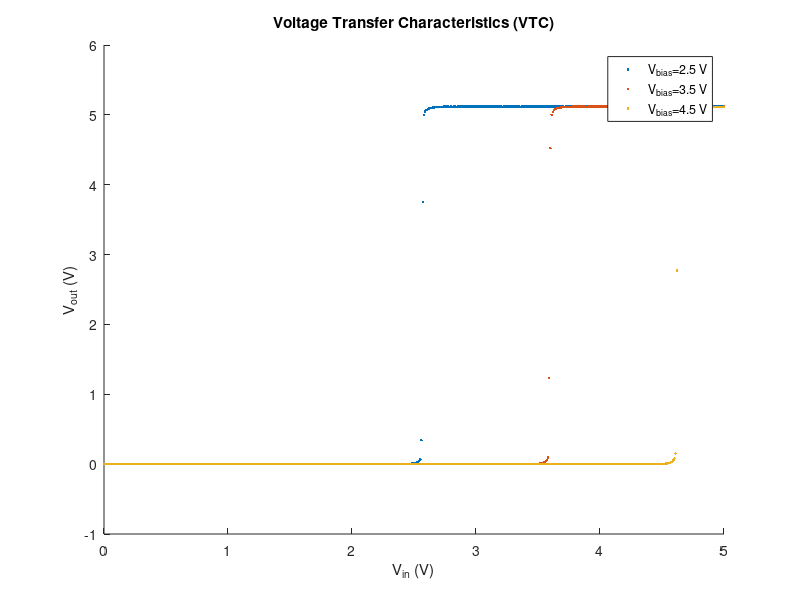
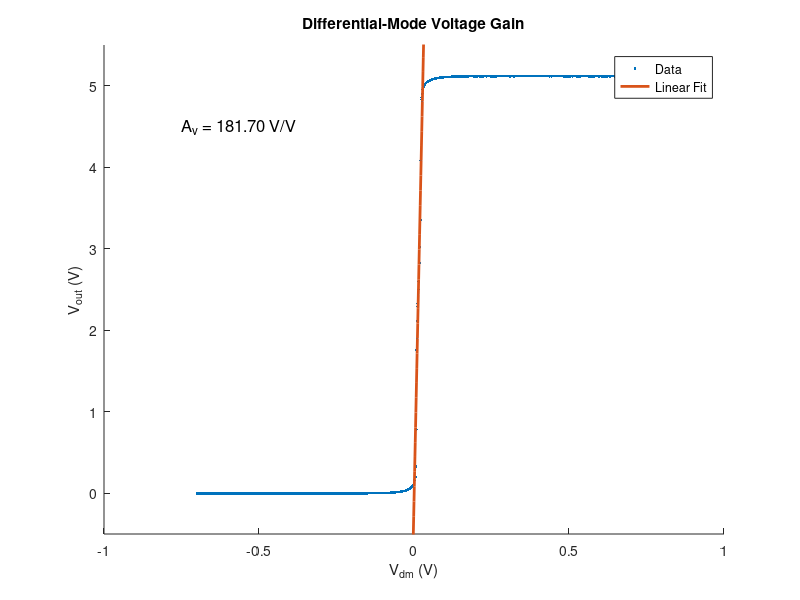
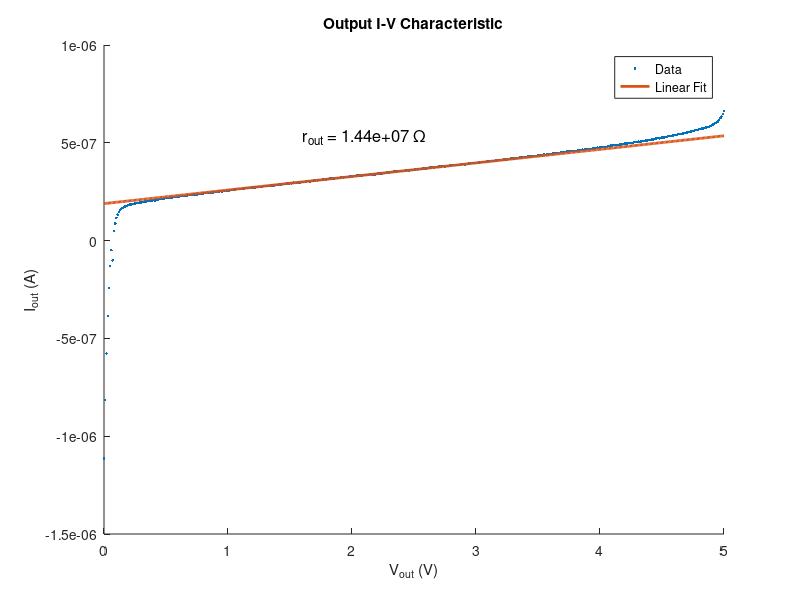
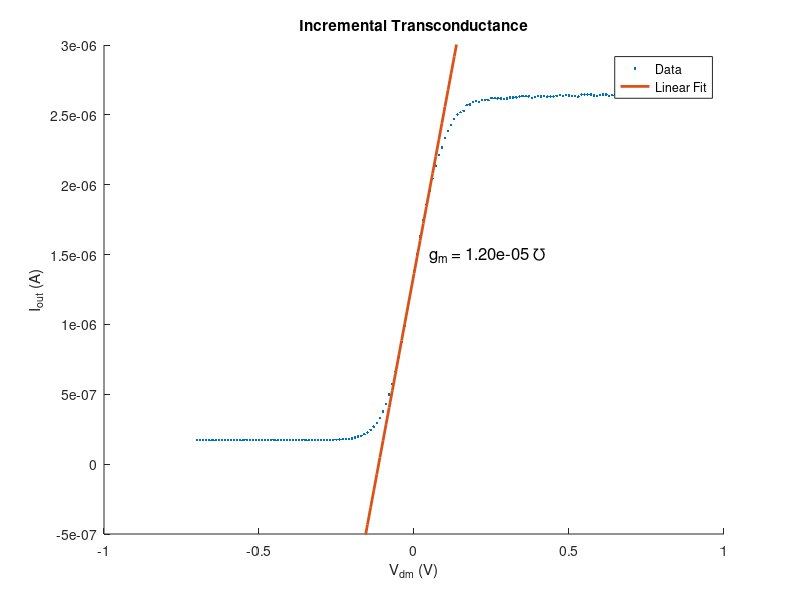

Recreate these plots in MATLAB, in order. (Note: this script raises an error after producing the figures.)
clear; close all; clc;

%% exp1
load('lab7_exp1.mat')

figure; hold on;

plot(V_in_25dV, -V_out_25dV, '.');
plot(V_in_35dV, -V_out_35dV, '.');
plot(V_in_45dV, -V_out_45dV, '.');

xlabel('V_{in} (V)');
ylabel('V_{out} (V)');
title('Voltage Transfer Characteristics (VTC)');
legend('V_{bias}=2.5 V','V_{bias}=3.5 V','V_{bias}=4.5 V','Location','best');


%% exp 2 a
load('lab7_exp2_1.mat')

figure; hold on;

Vdm = V_dm_45dV;
Vout = -V_out_45dV(1:length(Vdm));

plot(Vdm, Vout, '.');

gain = 181.704;
offset = -0.1;

fit_line = gain * Vdm + offset;
plot(Vdm, fit_line, 'LineWidth', 2);

xlabel('V_{dm} (V)');
ylabel('V_{out} (V)');
title('Differential-Mode Voltage Gain');
legend('Data','Linear Fit','Location','best');

ylim([-0.5 5.5])

text(-0.75, 4.5, sprintf('A_v = %.2f V/V', gain), 'FontSize', 12);


%% exp 2 b
load('lab7_exp2_2_v2.mat')

figure; hold on;

V = V_out_45dV;
I = I_out_45dV;

plot(V, I, '.');

idx = (V >= 1.5) & (V <= 2.5);

p = polyfit(V(idx), I(idx), 1);
slope = p(1);
r_out = 1 / slope;

fit_line = polyval(p, V);
plot(V, fit_line, 'LineWidth', 2);

xlabel('V_{out} (V)');
ylabel('I_{out} (A)');
title('Output I-V Characteristic');
legend('Data','Linear Fit','Location','best');

text(1.6, max(I)*0.8, sprintf('r_{out} = %.2e \\Omega', r_out), 'FontSize', 12);


%% exp 2 c
load('lab7_exp2_3.mat')

figure; hold on;

plot(Vdm_45dV, I_out, '.');

idx = (Vdm_45dV >= -0.06) & (Vdm_45dV <= 0.0);

p = polyfit(Vdm_45dV(idx), I_out(idx), 1);
gm = p(1);

fit_line = polyval(p, Vdm_45dV);
plot(Vdm_45dV, fit_line, 'LineWidth', 2);

xlabel('V_{dm} (V)');
ylabel('I_{out} (A)');
title('Incremental Transconductance');
legend('Data','Linear Fit','Location','best');

ylim([-0.5e-6, 3e-6])


text(0.05, 1.5*10^-6, sprintf('g_m = %.2e ℧', gm), 'FontSize', 12);

%% gain compare
Av_calc = gm * r_out;
fprintf('Gain from VTC: %.2f V/V\n', gain);
fprintf('Gain from gm*rout: %.2f V/V\n', Av_calc);


%% exp3 a 
data = readmatrix('Long Pulse\NewFile1.csv');

CH1 = data(:,2);
CH2 = data(:,3);

CH1_smooth = movmean(CH1, 5);
CH2_smooth = movmean(CH2, 5);

t0 = -6.00e-4;
dt = 1.00e-6;
t = t0 + (0:length(CH1)-1)' * dt;
t = t - t(1);

offset_correction = mean(CH2_smooth(1:50)) - mean(CH1_smooth(1:50));
CH2_aligned = CH2_smooth - offset_correction;

[~, rise_idx_in] = max(diff(CH1_smooth));
[~, fall_idx_in] = min(diff(CH1_smooth));
t_rise_edge = t(rise_idx_in);
t_fall_edge = t(fall_idx_in);

figure;
plot(t, CH1_smooth, 'b.'); hold on;
plot(t, CH2_aligned, 'r.');

xlabel('Time (s)');
ylabel('Voltage (V)');
title('Unity-Gain Follower (Small Signal)');

idx_rise = (t > t_rise_edge + 30e-6) & (t < t_rise_edge + 100e-6);

t_rise = t(idx_rise);
v_rise = CH2_aligned(idx_rise);
Vf_r = v_rise(end);
Vi_r = v_rise(1);

mask_r = abs(v_rise - Vf_r) > 1e-4;
t_r = t_rise(mask_r);
v_r = v_rise(mask_r);

y_r = log(abs(v_r - Vf_r));
p_r = polyfit(t_r, y_r, 1);
tau_rise = -1 / p_r(1);

t_fit_rise = linspace(t_rise(1), t_rise(end), 200);
Vfit_rise = Vf_r + (Vi_r - Vf_r) * exp(-(t_fit_rise - t_fit_rise(1)) / tau_rise);

plot(t_fit_rise, Vfit_rise, 'k-', 'LineWidth', 2);
text(mean(t_fit_rise), mean(Vfit_rise), ...
    sprintf('\\tau_{rise} = %.2e s', tau_rise), ...
    'FontSize', 11, 'Color', 'k');

idx_fall = (t > t_fall_edge + 19e-6) & (t < t_fall_edge + 85e-6);

t_fall = t(idx_fall);
v_fall = CH2_aligned(idx_fall);
Vf_f = v_fall(end);
Vi_f = v_fall(1);

mask_f = abs(v_fall - Vf_f) > 1e-4;
t_f = t_fall(mask_f);
v_f = v_fall(mask_f);

y_f = log(abs(v_f - Vf_f));
p_f = polyfit(t_f, y_f, 1);
tau_fall = -1 / p_f(1);

t_fit_fall = linspace(t_fall(1), t_fall(end), 200);
Vfit_fall = Vf_f + (Vi_f - Vf_f) * exp(-(t_fit_fall - t_fit_fall(1)) / tau_fall);

plot(t_fit_fall, Vfit_fall, 'g-', 'LineWidth', 2);
text(mean(t_fit_fall), mean(Vfit_fall), ...
    sprintf('\\tau_{fall} = %.2e s', tau_fall), ...
    'FontSize', 11, 'Color', 'g');

fprintf('Tau rise = %.2e s\n', tau_rise);
fprintf('Tau fall = %.2e s\n', tau_fall);
legend('Input (V)','Output (V)', 'Rise Fit', 'Fall Fit', 'Location','bestoutside');


%% exp3 b
data = readmatrix('Short Pulse\NewFile1.csv');

CH1 = data(:,2);
CH2 = data(:,3);

CH1_smooth = movmean(CH1, 40);
CH2_smooth = movmean(CH2, 40);

t0 = -6.00e-4;
dt = 1.00e-6;
t = t0 + (0:length(CH1)-1)' * dt;
t = t - t(1);

offset_correction = mean(CH2_smooth(1:50)) - mean(CH1_smooth(1:50));
CH2_aligned = CH2_smooth - offset_correction;

[~, rise_idx_in] = max(diff(CH1_smooth));
[~, fall_idx_in] = min(diff(CH1_smooth));
t_rise_edge = t(rise_idx_in);
t_fall_edge = t(fall_idx_in);

figure;
plot(t, CH1_smooth, 'b.'); hold on;
plot(t, CH2_aligned, 'r.');

xlabel('Time (s)');
ylabel('Voltage (V)');
title('Unity-Gain Follower (Large Signal)');

idx_rise = (t > t_rise_edge + 1e-6) & (t < t_rise_edge + 30e-6);

p_rise = polyfit(t(idx_rise), CH2_aligned(idx_rise), 1);
slew_rise = p_rise(1);

t_fit_rise = linspace(min(t), max(t), 500);
v_fit_rise = polyval(p_rise, t_fit_rise);

plot(t_fit_rise, v_fit_rise, 'k-', 'LineWidth', 2);

text(0.62*10^-3, 1.5, ...
    sprintf('SR_{rise} = %.2e V/s', slew_rise), ...
    'FontSize', 11, 'Color', 'k');

idx_fall = (t > t_fall_edge + 5e-6) & (t < t_fall_edge + 35e-6);

p_fall = polyfit(t(idx_fall), CH2_aligned(idx_fall), 1);
slew_fall = p_fall(1);

t_fit_fall = linspace(min(t), max(t), 500);
v_fit_fall = polyval(p_fall, t_fit_fall);

plot(t_fit_fall, v_fit_fall, 'g-', 'LineWidth', 2);

text(0.38*10^-3, 1.5, ...
    sprintf('SR_{fall} = %.2e V/s', slew_fall), ...
    'FontSize', 11, 'Color', 'g');
ylim([1.47 1.54])
legend('Input (V)', 'Output (V)', 'Rise Fit', 'Fall Fit', 'Location','bestoutside');
